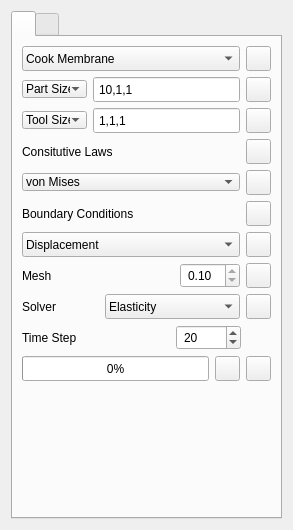
<?xml version="1.0" encoding="UTF-8"?>
<ui version="4.0">
 <class>MachiningDockWidget</class>
 <widget class="QWidget" name="MachiningDockWidget">
  <property name="geometry">
   <rect>
    <x>0</x>
    <y>0</y>
    <width>293</width>
    <height>530</height>
   </rect>
  </property>
  <property name="windowTitle">
   <string>Form</string>
  </property>
  <layout class="QVBoxLayout" name="verticalLayout">
   <item>
    <widget class="QTabWidget" name="tabWidget">
     <property name="currentIndex">
      <number>0</number>
     </property>
     <widget class="QWidget" name="tab">
      <attribute name="icon">
       <iconset resource="machining.qrc">
        <normaloff>:/figure/machining/1.png</normaloff>:/figure/machining/1.png</iconset>
      </attribute>
      <attribute name="title">
       <string/>
      </attribute>
      <layout class="QVBoxLayout" name="verticalLayout_2">
       <item>
        <layout class="QHBoxLayout" name="horizontalLayout_5">
         <item>
          <widget class="QComboBox" name="comboBox_5">
           <property name="minimumSize">
            <size>
             <width>0</width>
             <height>25</height>
            </size>
           </property>
           <property name="maximumSize">
            <size>
             <width>16777215</width>
             <height>25</height>
            </size>
           </property>
           <property name="font">
            <font>
             <pointsize>9</pointsize>
            </font>
           </property>
           <property name="styleSheet">
            <string notr="true">padding-left:3px;</string>
           </property>
           <item>
            <property name="text">
             <string>Cook Membrane</string>
            </property>
           </item>
           <item>
            <property name="text">
             <string>Internally Pressurized Cylinder</string>
            </property>
           </item>
           <item>
            <property name="text">
             <string>Internally Pressurized Sphere</string>
            </property>
           </item>
           <item>
            <property name="text">
             <string>Punctured Disc</string>
            </property>
           </item>
           <item>
            <property name="text">
             <string>Taylor Bar Impact</string>
            </property>
           </item>
           <item>
            <property name="text">
             <string>ThermoMechanical Traction</string>
            </property>
           </item>
          </widget>
         </item>
         <item>
          <widget class="QPushButton" name="pushButton_7">
           <property name="minimumSize">
            <size>
             <width>25</width>
             <height>25</height>
            </size>
           </property>
           <property name="maximumSize">
            <size>
             <width>25</width>
             <height>25</height>
            </size>
           </property>
           <property name="font">
            <font>
             <pointsize>9</pointsize>
            </font>
           </property>
           <property name="text">
            <string/>
           </property>
           <property name="icon">
            <iconset resource="../AMWindow.qrc">
             <normaloff>:/amwind/figure/am_wind/ok.png</normaloff>:/amwind/figure/am_wind/ok.png</iconset>
           </property>
          </widget>
         </item>
        </layout>
       </item>
       <item>
        <layout class="QGridLayout" name="gridLayout">
         <item row="0" column="2">
          <widget class="QPushButton" name="pushButton">
           <property name="minimumSize">
            <size>
             <width>25</width>
             <height>25</height>
            </size>
           </property>
           <property name="maximumSize">
            <size>
             <width>25</width>
             <height>25</height>
            </size>
           </property>
           <property name="text">
            <string/>
           </property>
           <property name="icon">
            <iconset resource="../AMWindow.qrc">
             <normaloff>:/amwind/figure/am_wind/ok.png</normaloff>:/amwind/figure/am_wind/ok.png</iconset>
           </property>
          </widget>
         </item>
         <item row="0" column="1">
          <widget class="QLineEdit" name="lineEdit">
           <property name="minimumSize">
            <size>
             <width>0</width>
             <height>25</height>
            </size>
           </property>
           <property name="maximumSize">
            <size>
             <width>16777215</width>
             <height>25</height>
            </size>
           </property>
           <property name="font">
            <font>
             <pointsize>9</pointsize>
            </font>
           </property>
           <property name="styleSheet">
            <string notr="true">padding-left:3px;</string>
           </property>
           <property name="text">
            <string>10,1,1</string>
           </property>
           <property name="readOnly">
            <bool>true</bool>
           </property>
          </widget>
         </item>
         <item row="1" column="0">
          <widget class="QComboBox" name="comboBox">
           <property name="maximumSize">
            <size>
             <width>65</width>
             <height>16777215</height>
            </size>
           </property>
           <property name="font">
            <font>
             <pointsize>9</pointsize>
            </font>
           </property>
           <property name="styleSheet">
            <string notr="true">padding-left:3px;</string>
           </property>
           <item>
            <property name="text">
             <string>Tool Size</string>
            </property>
           </item>
           <item>
            <property name="text">
             <string>Tool Pos</string>
            </property>
           </item>
           <item>
            <property name="text">
             <string>Tool Type</string>
            </property>
           </item>
          </widget>
         </item>
         <item row="0" column="0">
          <widget class="QComboBox" name="comboBox_2">
           <property name="maximumSize">
            <size>
             <width>65</width>
             <height>16777215</height>
            </size>
           </property>
           <property name="font">
            <font>
             <pointsize>9</pointsize>
            </font>
           </property>
           <property name="styleSheet">
            <string notr="true">padding-left:3px;</string>
           </property>
           <item>
            <property name="text">
             <string>Part Size</string>
            </property>
           </item>
           <item>
            <property name="text">
             <string>Part Pos</string>
            </property>
           </item>
          </widget>
         </item>
         <item row="1" column="1">
          <widget class="QLineEdit" name="lineEdit_2">
           <property name="minimumSize">
            <size>
             <width>0</width>
             <height>25</height>
            </size>
           </property>
           <property name="maximumSize">
            <size>
             <width>16777215</width>
             <height>25</height>
            </size>
           </property>
           <property name="font">
            <font>
             <pointsize>9</pointsize>
            </font>
           </property>
           <property name="styleSheet">
            <string notr="true">padding-left:3px;</string>
           </property>
           <property name="text">
            <string>1,1,1</string>
           </property>
           <property name="readOnly">
            <bool>true</bool>
           </property>
          </widget>
         </item>
         <item row="1" column="2">
          <widget class="QPushButton" name="pushButton_2">
           <property name="minimumSize">
            <size>
             <width>25</width>
             <height>25</height>
            </size>
           </property>
           <property name="maximumSize">
            <size>
             <width>25</width>
             <height>25</height>
            </size>
           </property>
           <property name="text">
            <string/>
           </property>
           <property name="icon">
            <iconset resource="../AMWindow.qrc">
             <normaloff>:/amwind/figure/am_wind/ok.png</normaloff>:/amwind/figure/am_wind/ok.png</iconset>
           </property>
          </widget>
         </item>
        </layout>
       </item>
       <item>
        <layout class="QHBoxLayout" name="horizontalLayout_9">
         <item>
          <widget class="QLabel" name="label_3">
           <property name="font">
            <font>
             <pointsize>9</pointsize>
            </font>
           </property>
           <property name="text">
            <string>Consitutive Laws</string>
           </property>
          </widget>
         </item>
         <item>
          <spacer name="horizontalSpacer_4">
           <property name="orientation">
            <enum>Qt::Horizontal</enum>
           </property>
           <property name="sizeHint" stdset="0">
            <size>
             <width>40</width>
             <height>20</height>
            </size>
           </property>
          </spacer>
         </item>
         <item>
          <widget class="QPushButton" name="pushButton_11">
           <property name="minimumSize">
            <size>
             <width>25</width>
             <height>25</height>
            </size>
           </property>
           <property name="maximumSize">
            <size>
             <width>25</width>
             <height>25</height>
            </size>
           </property>
           <property name="text">
            <string/>
           </property>
           <property name="icon">
            <iconset resource="../FEMWindow.qrc">
             <normaloff>:/fem_wind/figure/fem_wind/unchecked.png</normaloff>
             <normalon>:/fem_wind/figure/fem_wind/checked.png</normalon>:/fem_wind/figure/fem_wind/unchecked.png</iconset>
           </property>
           <property name="checkable">
            <bool>true</bool>
           </property>
          </widget>
         </item>
        </layout>
       </item>
       <item>
        <layout class="QHBoxLayout" name="horizontalLayout_2">
         <item>
          <widget class="QComboBox" name="comboBox_3">
           <property name="font">
            <font>
             <pointsize>9</pointsize>
            </font>
           </property>
           <property name="styleSheet">
            <string notr="true">padding-left:3px;</string>
           </property>
           <item>
            <property name="text">
             <string>von Mises</string>
            </property>
           </item>
           <item>
            <property name="text">
             <string>Simo</string>
            </property>
           </item>
           <item>
            <property name="text">
             <string>Johnson Cook</string>
            </property>
           </item>
           <item>
            <property name="text">
             <string>Baker</string>
            </property>
           </item>
          </widget>
         </item>
         <item>
          <widget class="QPushButton" name="pushButton_3">
           <property name="minimumSize">
            <size>
             <width>25</width>
             <height>25</height>
            </size>
           </property>
           <property name="maximumSize">
            <size>
             <width>25</width>
             <height>25</height>
            </size>
           </property>
           <property name="text">
            <string/>
           </property>
           <property name="icon">
            <iconset resource="../AMWindow.qrc">
             <normaloff>:/amwind/figure/am_wind/ok.png</normaloff>:/amwind/figure/am_wind/ok.png</iconset>
           </property>
          </widget>
         </item>
        </layout>
       </item>
       <item>
        <layout class="QHBoxLayout" name="horizontalLayout_8">
         <item>
          <widget class="QLabel" name="label">
           <property name="font">
            <font>
             <pointsize>9</pointsize>
            </font>
           </property>
           <property name="text">
            <string>Boundary Conditions</string>
           </property>
          </widget>
         </item>
         <item>
          <spacer name="horizontalSpacer_3">
           <property name="orientation">
            <enum>Qt::Horizontal</enum>
           </property>
           <property name="sizeHint" stdset="0">
            <size>
             <width>40</width>
             <height>20</height>
            </size>
           </property>
          </spacer>
         </item>
         <item>
          <widget class="QPushButton" name="pushButton_10">
           <property name="minimumSize">
            <size>
             <width>25</width>
             <height>25</height>
            </size>
           </property>
           <property name="maximumSize">
            <size>
             <width>25</width>
             <height>25</height>
            </size>
           </property>
           <property name="text">
            <string/>
           </property>
           <property name="icon">
            <iconset resource="../FEMWindow.qrc">
             <normaloff>:/fem_wind/figure/fem_wind/unchecked.png</normaloff>
             <normalon>:/fem_wind/figure/fem_wind/checked.png</normalon>:/fem_wind/figure/fem_wind/unchecked.png</iconset>
           </property>
           <property name="checkable">
            <bool>true</bool>
           </property>
          </widget>
         </item>
        </layout>
       </item>
       <item>
        <layout class="QHBoxLayout" name="horizontalLayout_3">
         <item>
          <widget class="QComboBox" name="comboBox_4">
           <property name="minimumSize">
            <size>
             <width>0</width>
             <height>25</height>
            </size>
           </property>
           <property name="maximumSize">
            <size>
             <width>16777215</width>
             <height>25</height>
            </size>
           </property>
           <property name="font">
            <font>
             <pointsize>9</pointsize>
            </font>
           </property>
           <property name="styleSheet">
            <string notr="true">padding-left:3px;</string>
           </property>
           <item>
            <property name="text">
             <string>Displacement</string>
            </property>
           </item>
           <item>
            <property name="text">
             <string>Stress</string>
            </property>
           </item>
          </widget>
         </item>
         <item>
          <widget class="QPushButton" name="pushButton_4">
           <property name="minimumSize">
            <size>
             <width>25</width>
             <height>25</height>
            </size>
           </property>
           <property name="maximumSize">
            <size>
             <width>25</width>
             <height>25</height>
            </size>
           </property>
           <property name="text">
            <string/>
           </property>
           <property name="icon">
            <iconset resource="../AMWindow.qrc">
             <normaloff>:/amwind/figure/am_wind/ok.png</normaloff>:/amwind/figure/am_wind/ok.png</iconset>
           </property>
          </widget>
         </item>
        </layout>
       </item>
       <item>
        <layout class="QHBoxLayout" name="horizontalLayout_4">
         <item>
          <widget class="QLabel" name="label_2">
           <property name="font">
            <font>
             <pointsize>9</pointsize>
            </font>
           </property>
           <property name="text">
            <string>Mesh</string>
           </property>
          </widget>
         </item>
         <item>
          <spacer name="horizontalSpacer">
           <property name="orientation">
            <enum>Qt::Horizontal</enum>
           </property>
           <property name="sizeHint" stdset="0">
            <size>
             <width>40</width>
             <height>20</height>
            </size>
           </property>
          </spacer>
         </item>
         <item>
          <widget class="QDoubleSpinBox" name="doubleSpinBox">
           <property name="minimumSize">
            <size>
             <width>60</width>
             <height>25</height>
            </size>
           </property>
           <property name="maximumSize">
            <size>
             <width>16777215</width>
             <height>25</height>
            </size>
           </property>
           <property name="font">
            <font>
             <pointsize>9</pointsize>
            </font>
           </property>
           <property name="styleSheet">
            <string notr="true">padding-left:3px;</string>
           </property>
           <property name="readOnly">
            <bool>true</bool>
           </property>
           <property name="value">
            <double>0.100000000000000</double>
           </property>
          </widget>
         </item>
         <item>
          <widget class="QPushButton" name="pushButton_5">
           <property name="minimumSize">
            <size>
             <width>25</width>
             <height>25</height>
            </size>
           </property>
           <property name="maximumSize">
            <size>
             <width>25</width>
             <height>25</height>
            </size>
           </property>
           <property name="font">
            <font>
             <pointsize>9</pointsize>
            </font>
           </property>
           <property name="text">
            <string/>
           </property>
           <property name="icon">
            <iconset resource="../AMWindow.qrc">
             <normaloff>:/amwind/figure/am_wind/ok.png</normaloff>:/amwind/figure/am_wind/ok.png</iconset>
           </property>
          </widget>
         </item>
        </layout>
       </item>
       <item>
        <layout class="QHBoxLayout" name="horizontalLayout_6">
         <item>
          <widget class="QLabel" name="label_4">
           <property name="font">
            <font>
             <pointsize>9</pointsize>
            </font>
           </property>
           <property name="text">
            <string>Solver</string>
           </property>
          </widget>
         </item>
         <item>
          <spacer name="horizontalSpacer_2">
           <property name="orientation">
            <enum>Qt::Horizontal</enum>
           </property>
           <property name="sizeHint" stdset="0">
            <size>
             <width>40</width>
             <height>20</height>
            </size>
           </property>
          </spacer>
         </item>
         <item>
          <widget class="QComboBox" name="comboBox_6">
           <property name="minimumSize">
            <size>
             <width>0</width>
             <height>25</height>
            </size>
           </property>
           <property name="maximumSize">
            <size>
             <width>16777215</width>
             <height>25</height>
            </size>
           </property>
           <property name="font">
            <font>
             <pointsize>9</pointsize>
            </font>
           </property>
           <property name="styleSheet">
            <string notr="true">padding-left:3px;</string>
           </property>
           <item>
            <property name="text">
             <string>Elasticity</string>
            </property>
           </item>
           <item>
            <property name="text">
             <string>ElastoPlasticity</string>
            </property>
           </item>
           <item>
            <property name="text">
             <string>ViscoElastoPlasticity</string>
            </property>
           </item>
          </widget>
         </item>
         <item>
          <widget class="QPushButton" name="pushButton_8">
           <property name="minimumSize">
            <size>
             <width>25</width>
             <height>25</height>
            </size>
           </property>
           <property name="maximumSize">
            <size>
             <width>25</width>
             <height>25</height>
            </size>
           </property>
           <property name="text">
            <string/>
           </property>
           <property name="icon">
            <iconset resource="../AMWindow.qrc">
             <normaloff>:/amwind/figure/am_wind/ok.png</normaloff>:/amwind/figure/am_wind/ok.png</iconset>
           </property>
          </widget>
         </item>
        </layout>
       </item>
       <item>
        <layout class="QHBoxLayout" name="horizontalLayout">
         <item>
          <widget class="QLabel" name="label_5">
           <property name="font">
            <font>
             <pointsize>9</pointsize>
            </font>
           </property>
           <property name="text">
            <string>Time Step</string>
           </property>
          </widget>
         </item>
         <item>
          <spacer name="horizontalSpacer_6">
           <property name="orientation">
            <enum>Qt::Horizontal</enum>
           </property>
           <property name="sizeHint" stdset="0">
            <size>
             <width>40</width>
             <height>20</height>
            </size>
           </property>
          </spacer>
         </item>
         <item>
          <widget class="QSpinBox" name="spinBox">
           <property name="minimumSize">
            <size>
             <width>65</width>
             <height>25</height>
            </size>
           </property>
           <property name="maximumSize">
            <size>
             <width>16777215</width>
             <height>25</height>
            </size>
           </property>
           <property name="font">
            <font>
             <pointsize>9</pointsize>
            </font>
           </property>
           <property name="styleSheet">
            <string notr="true">padding-left:3px;</string>
           </property>
           <property name="value">
            <number>20</number>
           </property>
          </widget>
         </item>
         <item>
          <spacer name="horizontalSpacer_5">
           <property name="orientation">
            <enum>Qt::Horizontal</enum>
           </property>
           <property name="sizeType">
            <enum>QSizePolicy::Fixed</enum>
           </property>
           <property name="sizeHint" stdset="0">
            <size>
             <width>30</width>
             <height>20</height>
            </size>
           </property>
          </spacer>
         </item>
        </layout>
       </item>
       <item>
        <layout class="QHBoxLayout" name="horizontalLayout_7">
         <item>
          <widget class="QProgressBar" name="progressBar">
           <property name="minimumSize">
            <size>
             <width>0</width>
             <height>25</height>
            </size>
           </property>
           <property name="maximumSize">
            <size>
             <width>16777215</width>
             <height>25</height>
            </size>
           </property>
           <property name="font">
            <font>
             <pointsize>9</pointsize>
            </font>
           </property>
           <property name="value">
            <number>0</number>
           </property>
          </widget>
         </item>
         <item>
          <widget class="QPushButton" name="pushButton_9">
           <property name="minimumSize">
            <size>
             <width>25</width>
             <height>25</height>
            </size>
           </property>
           <property name="maximumSize">
            <size>
             <width>25</width>
             <height>25</height>
            </size>
           </property>
           <property name="text">
            <string/>
           </property>
           <property name="icon">
            <iconset resource="../AMWindow.qrc">
             <normaloff>:/amwind/figure/am_wind/animation.png</normaloff>:/amwind/figure/am_wind/animation.png</iconset>
           </property>
          </widget>
         </item>
         <item>
          <widget class="QPushButton" name="pushButton_12">
           <property name="minimumSize">
            <size>
             <width>25</width>
             <height>25</height>
            </size>
           </property>
           <property name="maximumSize">
            <size>
             <width>25</width>
             <height>25</height>
            </size>
           </property>
           <property name="text">
            <string/>
           </property>
           <property name="icon">
            <iconset resource="../DataBaseWindow.qrc">
             <normaloff>:/new/prefix1/figure/database_wind/edit.png</normaloff>:/new/prefix1/figure/database_wind/edit.png</iconset>
           </property>
          </widget>
         </item>
        </layout>
       </item>
       <item>
        <spacer name="verticalSpacer">
         <property name="orientation">
          <enum>Qt::Vertical</enum>
         </property>
         <property name="sizeHint" stdset="0">
          <size>
           <width>20</width>
           <height>40</height>
          </size>
         </property>
        </spacer>
       </item>
      </layout>
     </widget>
     <widget class="QWidget" name="tab_2">
      <attribute name="icon">
       <iconset resource="machining.qrc">
        <normaloff>:/figure/machining/2.png</normaloff>:/figure/machining/2.png</iconset>
      </attribute>
      <attribute name="title">
       <string/>
      </attribute>
     </widget>
    </widget>
   </item>
  </layout>
 </widget>
 <resources>
  <include location="../FEMWindow.qrc"/>
  <include location="machining.qrc"/>
  <include location="../DataBaseWindow.qrc"/>
  <include location="../AMWindow.qrc"/>
 </resources>
 <connections/>
</ui>
